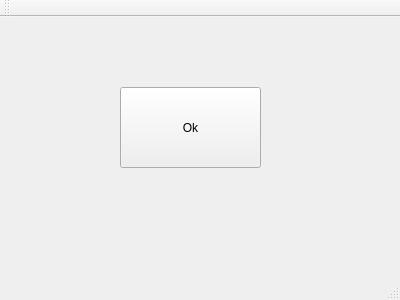
<?xml version="1.0" encoding="UTF-8"?>
<ui version="4.0">
 <class>luncher</class>
 <widget class="QMainWindow" name="luncher">
  <property name="geometry">
   <rect>
    <x>0</x>
    <y>0</y>
    <width>400</width>
    <height>300</height>
   </rect>
  </property>
  <property name="windowTitle">
   <string>luncher</string>
  </property>
  <widget class="QWidget" name="centralWidget">
   <widget class="QPushButton" name="pushButton">
    <property name="geometry">
     <rect>
      <x>120</x>
      <y>70</y>
      <width>141</width>
      <height>81</height>
     </rect>
    </property>
    <property name="text">
     <string>Ok</string>
    </property>
   </widget>
  </widget>
  <widget class="QMenuBar" name="menuBar">
   <property name="geometry">
    <rect>
     <x>0</x>
     <y>0</y>
     <width>400</width>
     <height>21</height>
    </rect>
   </property>
  </widget>
  <widget class="QToolBar" name="mainToolBar">
   <attribute name="toolBarArea">
    <enum>TopToolBarArea</enum>
   </attribute>
   <attribute name="toolBarBreak">
    <bool>false</bool>
   </attribute>
  </widget>
  <widget class="QStatusBar" name="statusBar"/>
 </widget>
 <layoutdefault spacing="6" margin="11"/>
 <resources/>
 <connections/>
</ui>
